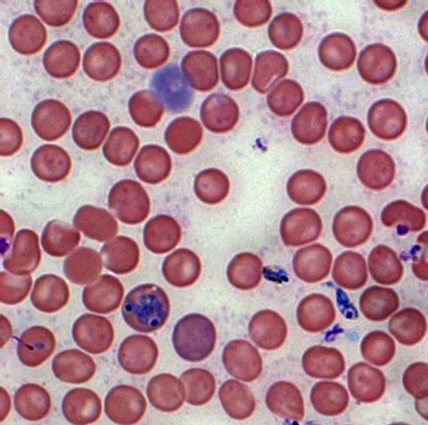
%> input picture hw4/malaria_cropped.tif, 428 x 425 px
$ octave main_im2.m   (GNU Octave 9; MATLAB toolbox functions it lacks are replaced by stand-ins)
%> lines starting %> are read from the running program, lines starting %| are printed output that depends on the picture; in (x1, y1, x2, y2) boxes, pixels count from 0 and x2, y2 are one past the last pixel; in counts of white or black regions, pixels touching at a corner belong together; the program's own positions count from 1
### hw4/kmeans_seg.m
function [ im_out ] = kmeans_seg( im )
%KMEANS_SEG K-means segmentation
%   im: input image
%   returns binary segmentation

[W, H, D] = size(im);

% Contrast enhancement
lab = rgb2lab(im);
ll = lab(:,:,1)/100;
lab(:,:,1) = adapthisteq(ll,'NumTiles', [8 8],'ClipLimit',0.005)*100;
enhanced = lab2rgb(lab)*255;

% K-means on smoothed image
tmp = imgaussfilt(enhanced, 2);
tmp = double(tmp(:,:,1))/255;
idx = kmeans(tmp(:), 2);
im_out = reshape(idx==2, W, H);
end

### hw4/gradmag.m
function [ im_out ] = gradmag( im )
I = rgb2gray(im);
hy = fspecial('sobel');
hx = hy';
Iy = imfilter(I, hy, 'replicate');
Ix = imfilter(I, hx, 'replicate');
im_out = sqrt(Ix.^2 + Iy.^2);
end

### hw4/imshow_watershed.m
function [ ] = imshow_watershed( im, watershed )
R = im(:,:,1); G = im(:,:,2); B = im(:,:,3);
R(watershed==0) = 255;
G(watershed==0) = 255;
B(watershed==0) = 255;
imshow(cast(cat(3,R,G,B),'uint8'));
end

### hw4/regions.m
function [ regions ] = regions( watershed, sz_range )
labels = bwlabel(watershed);
connected_components = bwconncomp(watershed);

tmp = regionprops(connected_components,'Area');
SZs = [tmp.Area];
sz_filter = SZs>=sz_range(1)&SZs<=sz_range(2);
SZs = SZs(sz_filter);
figure;
SZhist = histogram(SZs,100);

regions = struct( ...
    'count_raw', connected_components.NumObjects, ...
    'count', sum(SZhist.BinCounts), ...
    'sizes', SZs,  ...
    'size_histogram', SZhist,  ...
    'labels', labels/connected_components.NumObjects  ...
);

end

### hw4/main_im2.m
% ===============
% read images
% ===============
im2 = imread('malaria_cropped.tif');
%> im2 is the input picture: size 425x428x3 uint8; mean R, G, B 176.9, 136.4, 146
im2_double = double(im2)/255;

% ===============
% processing im2
% ===============

% (1) original image
imshow(im2);

% (2)(3) k-means clustering
im2_bw1 = kmeans_seg(im2);
%> in kmeans_seg, `lab = rgb2lab(im);`: lab: size 425x428x3 double; mean of channels 1, 2, 3 61, 17.9, 2
%> in kmeans_seg, `lab(:,:,1) = adapthisteq(ll,'NumTiles', [8 8],'ClipLimit',0.005)*100;`: lab: size 425x428x3 double; mean of channels 1, 2, 3 59, 17.9, 2
%> in kmeans_seg, `im_out = reshape(idx==2, W, H);`:
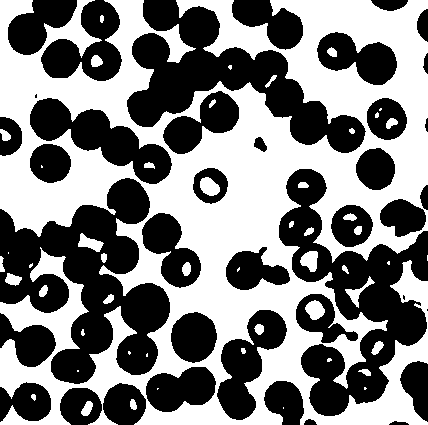
%> im_out: size 425x428 logical; 49.8% white; 51 white regions (16 under 20 px), largest, box (x1, y1, x2, y2) and area: (0, 0, 428, 425) 87234, (200, 177, 220, 196) 274, (305, 300, 325, 320) 274
if sum(sum(im2_bw1))>90000
    im2_bw1=~im2_bw1;
end
figure;imshow(im2_bw1);
im2_bw1 = imclose(im2_bw1, strel('disk', 7));
%> im2_bw1: size 425x428 logical; 56.3% white; 34 black regions (1 under 20 px), largest, box (x1, y1, x2, y2) and area: (146, 0, 428, 399) 41438, (0, 0, 151, 127) 8713, (0, 128, 134, 231) 7041
figure;imshow(im2_bw1);

% (5a) foreground/background marker
im2_marker1 = bwdist(~im2_bw1);
%figure;imshow(im2_marker1,[],'InitialMagnification','fit');
im2_marker1 = imregionalmax(im2_marker1);
%> im2_marker1: size 425x428 logical; 0.12% white in thin lines or dots
%figure;imshow(im2_marker1);
figure;imshow_double(imoverlay(im2_double,im2_marker1,[1,1,1]));
%> (this line was passed over: imshow_double is not available in this run)

im2_bgmarker1 = watershed(bwdist(im2_bw1)) == 0;
%> im2_bgmarker1: size 425x428 logical; 0.83% white in thin lines or dots
%figure;imshow(im2_bgmarker1);
figure;imshow_double(imoverlay(im2_double,im2_bgmarker1,[1,1,1]));
%> (this line was passed over: imshow_double is not available in this run)

% (6a) marker-controlled watershed
im2_watershed1 = watershed(imimposemin(gradmag(im2_double), im2_marker1 | im2_bgmarker1));
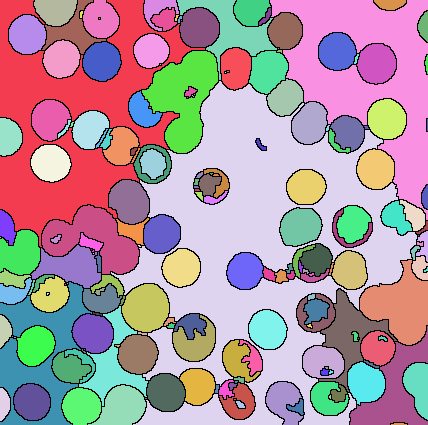
%> im2_watershed1: size 425x428 uint8; 195 distinct labels, from 0 to 194; one colour per label, 0 black
figure;imshow_watershed(im2, im2_watershed1);
%> in imshow_watershed, `R(watershed==0) = 255;`:
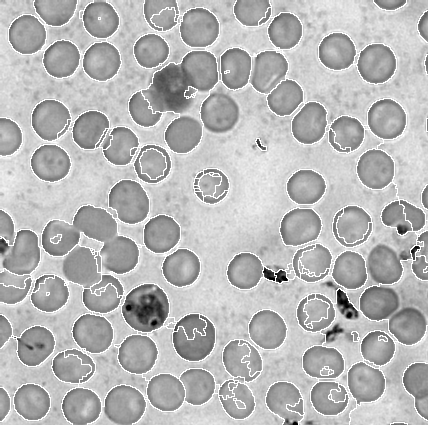
%> R: size 425x428 uint8; min 0, max 255, mean 183.3
%> in imshow_watershed, `G(watershed==0) = 255;`: G: size 425x428 uint8; min 0, max 255, mean 146.5
%> in imshow_watershed, `B(watershed==0) = 255;`:
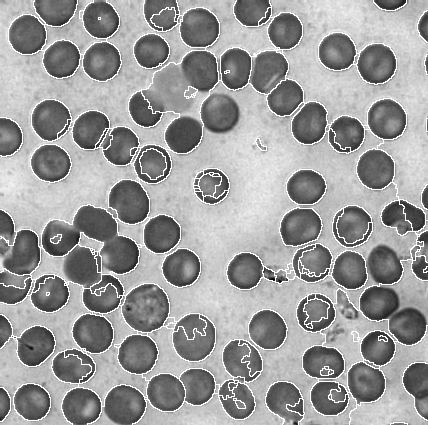
%> B: size 425x428 uint8; min 0, max 255, mean 155.1

% (7a)(8a) final segmentation & area histogram
im2_regions1 = regions(im2_watershed1, [120, 3200]);
%> in regions, `labels = bwlabel(watershed);`:
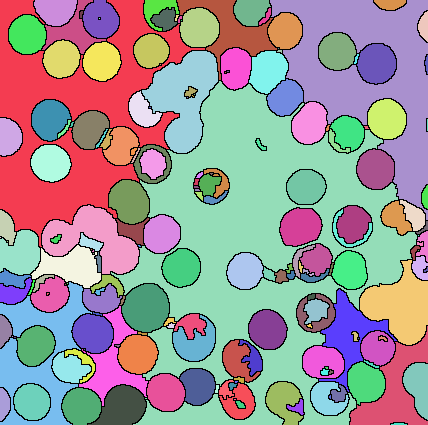
%> labels: size 425x428 double; 195 distinct labels, from 0 to 194; one colour per label, 0 black
%> in regions, `connected_components = bwconncomp(watershed);`: connected_components = 194 connected components
%> in regions, `tmp = regionprops(connected_components,'Area');`: tmp = 194 regions; largest, Area: 39031, 17658, 14201, 5091, 4229
%> in regions, `SZs = [tmp.Area];`: SZs = 194 values, max 39031 at index 59, min 1 at index 4, mean 869.5
%> in regions, `sz_filter = SZs>=sz_range(1)&SZs<=sz_range(2);`: sz_filter = 194 logical values, 93 true
%> in regions, `SZs = SZs(sz_filter);`: SZs = 93 values, max 3001 at index 82, min 135 at index 69, mean 855.2
%> figure, not shown here; tallest bar 9 high, from x = 1109.4 to 1138.1
figure;imshow_double(im2_regions1.labels);
%> (this line was passed over: imshow_double is not available in this run)

% (4) blob filter
im2_blob = imfilter(im2_double,double(fspecial('log', 55)),'conv');
figure;imshow_double(im2_blob);
%> (this line was passed over: imshow_double is not available in this run)

% (5b) foreground/background marker
im2_blob = imclose(im2_blob, strel('disk', 7));
im2_blob = imopen(im2_blob, strel('disk', 6));
figure;imshow_double(im2_blob);
%> (this line was passed over: imshow_double is not available in this run)
im2_bw2 = im2_blob(:,:,2)>0.1;
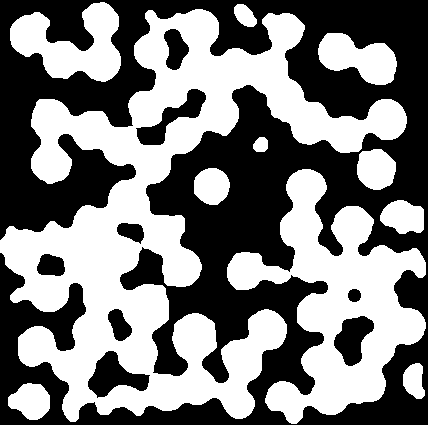
%> im2_bw2: size 425x428 logical; 48.9% white; 11 white regions, largest, box (x1, y1, x2, y2) and area: (0, 9, 407, 422) 55098, (227, 169, 426, 424) 20697, (10, 2, 121, 82) 4913
figure;imshow_double(im2_bw2);
%> (this line was passed over: imshow_double is not available in this run)

im2_marker2 = bwdist(~im2_bw2);
im2_marker2 = imregionalmax(im2_marker2);
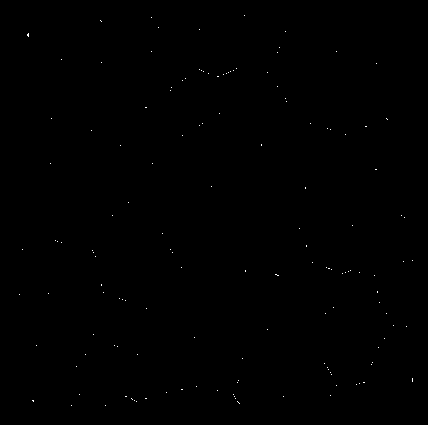
%> im2_marker2: size 425x428 logical; 0.1% white in thin lines or dots, all inside (x1, y1, x2, y2) = (19, 15, 413, 406)
%> (the run ends here)
